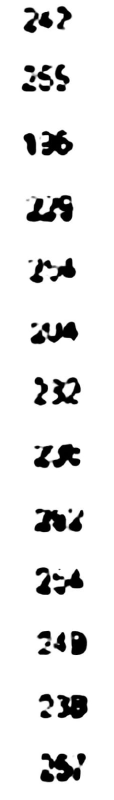
#> input picture src/projects/1617c6b8727b1b3e38ef458176e33f0ebbf38bcd69e84fa1a12ffda5a6a1abbdaa19b25f7ef466e487f12de96a3d133e6ce0394a6f4d815b72952154f4fd6ac7.jpeg, 228 x 1600 px (shown at 1/2 size)
$ python -i app.py   (imports and definitions only)   (older library calls are emulated)
#> lines starting #> are read from the running program, lines starting #| are printed output that depends on the picture; after the words box and inside, x2 and y2 are one past the last pixel; in counts of white or black regions, pixels touching at a corner belong together
import cv2
import numpy as np
from PIL import Image

IMAGE_SIZE = 1800
BINARY_THREHOLD = 180

def process_image_for_ocr(file_path):
    temp_filename = set_image_dpi(file_path)
    im_new = remove_noise_and_smooth(temp_filename)
    return im_new

def set_image_dpi(file_path):
    im = Image.open(file_path)
    length_x, width_y = im.size
    factor = max(1, int(IMAGE_SIZE / length_x))
    size = factor * length_x, factor * width_y
    im_resized = im.resize(size, Image.ANTIALIAS)
    temp_file = tempfile.NamedTemporaryFile(delete=False, suffix='.jpg')
    temp_filename = temp_file.name
    im_resized.save(temp_filename, dpi=(300, 300))
    return temp_filename

def image_smoothening(img):
    ret1, th1 = cv2.threshold(img, BINARY_THREHOLD, 255, cv2.THRESH_BINARY)
    ret2, th2 = cv2.threshold(th1, 0, 255, cv2.THRESH_BINARY + cv2.THRESH_OTSU)
    blur = cv2.GaussianBlur(th2, (1, 1), 0)
    ret3, th3 = cv2.threshold(blur, 0, 255, cv2.THRESH_BINARY + cv2.THRESH_OTSU)
    return th3

def remove_noise_and_smooth(file_name):
    img = cv2.imread(file_name, 0)
#> img is the input picture: shape (1600, 228); min 0, max 255, mean 232.2
    filtered = cv2.adaptiveThreshold(img.astype(np.uint8), 255, cv2.ADAPTIVE_THRESH_MEAN_C,
    cv2.THRESH_BINARY, 41,3)
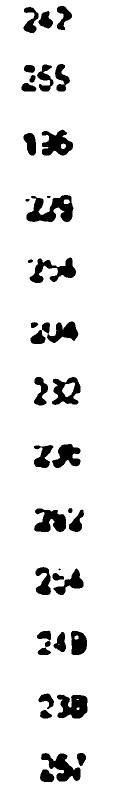
#> filtered: shape (1600, 228) (shown at 1/2 size); 90.6% white; 40 black regions (1 under 20 px), largest, box (x1, y1, x2, y2) and area: (53, 390, 147, 444) 2916, (114, 1389, 175, 1437) 2151, (59, 515, 152, 566) 2134
    kernel = np.ones((1, 1), np.uint8)
    opening = cv2.morphologyEx(filtered, cv2.MORPH_OPEN, kernel)
    closing = cv2.morphologyEx(opening, cv2.MORPH_CLOSE, kernel)
    img = image_smoothening(img)
#> in image_smoothening, `ret1, th1 = cv2.threshold(img, BINARY_THREHOLD, 255, cv2.THRESH_BINARY)`:
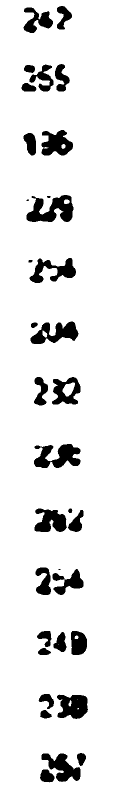
#> th1: shape (1600, 228) (shown at 1/2 size); 90.3% white; 34 black regions (2 under 20 px), largest, box (x1, y1, x2, y2) and area: (53, 390, 147, 444) 3039, (68, 888, 161, 936) 2722, (61, 643, 157, 688) 2382
#> in image_smoothening, `ret1, th1 = cv2.threshold(img, BINARY_THREHOLD, 255, cv2.THRESH_BINARY)`: ret1 = 180
#> in image_smoothening, `ret2, th2 = cv2.threshold(th1, 0, 255, cv2.THRESH_BINARY + cv2.THRESH_..`: ret2 = 0
    or_image = cv2.bitwise_or(img, closing)
#> or_image: shape (1600, 228); 90.7% white; 40 black regions (2 under 20 px), largest, box (x1, y1, x2, y2) and area: (53, 390, 147, 444) 2895, (114, 1389, 175, 1437) 2149, (59, 516, 152, 566) 2116
    return or_image

>>> result = remove_noise_and_smooth('src/projects/1617c6b8727b1b3e38ef458176e33f0ebbf38bcd69e84fa1a12ffda5a6a1abbdaa19b25f7ef466e487f12de96a3d133e6ce0394a6f4d815b72952154f4fd6ac7.jpeg')
